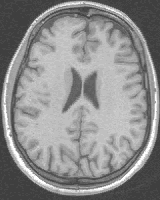
//> input picture Lab9/agy.bmp, 160 x 200 px
$ ./main   (built with g++ and OpenCV 4)
//> lines starting //> are read from the running program, lines starting //| are printed output that depends on the picture; after the words box and inside, x2 and y2 are one past the last pixel; in counts of white or black regions, pixels touching at a corner belong together
#include <opencv2/opencv.hpp>
#include <iostream>
#include <vector>
#include <cmath>
#include <string>

using namespace cv;
using namespace std;

// ---------- Helper: Safe image loading ----------
static Mat loadImage(const string &filename, int flags = IMREAD_GRAYSCALE)
{
//> called with filename = "agy.bmp", flags = 0
    Mat im = imread(filename, flags);
//> im is the input picture: 200 rows x 160 cols, CV_8UC1; min 62, max 255, mean 141.1
    if (!im.empty())
        return im;
    vector<string> prefixes = {"", "kepek/", "../kepek/"};
    for (auto &p : prefixes)
    {
        im = imread(p + filename, flags);
        if (!im.empty())
            return im;
    }
    cerr << "Error: Cannot find " << filename << endl;
    return Mat();
}

// ---------- Helper: show image and wait for SPACE/Q ----------
static bool waitSpaceOrQuit(const string &winname)
{
    while (true)
    {
        int key = waitKey(0);
        if (key == 'q' || key == 'Q') // quit entire program
            exit(0);
        else if (key == ' ') // proceed
            return true;
    }
}

// ---------- Task: Accelerated Fuzzy C-Means (histogram-based) ----------
void taskFCM(const string &filename, int c = 3, float m = 1.5f, int iterations = 20)
{
    // Load grayscale image
    Mat imGray = loadImage(filename, IMREAD_GRAYSCALE);
    if (imGray.empty())
        return;

    const int Ng = 256;
    if (c < 2)
        c = 2;
    if (c > 10)
        c = 10; // safety cap

    const float eps = 1e-8f;
    const float mm = -1.0f / (m - 1.0f);

    // Histogram H[l]
    vector<int> H(Ng, 0);
    for (int y = 0; y < imGray.rows; ++y)
    {
        const uchar *row = imGray.ptr<uchar>(y);
        for (int x = 0; x < imGray.cols; ++x)
            H[row[x]]++;
    }
//> after the loop, H = 256 values, max 4325 at index 191, min 0 at index 0, mean 125

    // allocate arrays
    vector<vector<float>> u(c, vector<float>(Ng, 0.0f)); // partition matrix u[i][l]
    vector<float> v(c, 0.0f);                            // prototypes
    vector<vector<float>> d2(c, vector<float>(Ng, 0.0f));

    // initialize prototypes (as suggested in PDF)
    for (int i = 0; i < c; ++i)
        v[i] = 255.0f * (i + 1.0f) / (2.0f * c); // spaced initial values

    // iterate
    for (int iter = 0; iter < iterations; ++iter)
    {
        // compute d2
        for (int l = 0; l < Ng; ++l)
        {
            for (int i = 0; i < c; ++i)
            {
                float diff = l - v[i];
                d2[i][l] = diff * diff;
            }

            // find smallest d2
            int winner = 0;
            for (int i = 1; i < c; ++i)
                if (d2[i][l] < d2[winner][l])
                    winner = i;

            if (d2[winner][l] < eps) // handle zero-distance
            {
                for (int i = 0; i < c; ++i)
                    u[i][l] = 0.0f;
                u[winner][l] = 1.0f;
            }
            else
            {
                float sum = 0.0f;
                for (int i = 0; i < c; ++i)
                {
                    // d2[i][l] > 0 here
                    u[i][l] = pow(d2[i][l], mm);
                    sum += u[i][l];
                }
                if (sum == 0.0f)
                {
                    // numeric guard: if sum is zero (shouldn't), distribute uniformly
                    for (int i = 0; i < c; ++i)
                        u[i][l] = 1.0f / c;
                }
                else
                {
                    for (int i = 0; i < c; ++i)
                        u[i][l] /= sum;
                }
            }
        } // end l loop

        // update prototypes v[i]
        for (int i = 0; i < c; ++i)
        {
            double sumUp = 0.0;
            double sumDn = 0.0;
            for (int l = 0; l < Ng; ++l)
            {
                double um = pow(u[i][l], m);
                sumUp += H[l] * um * l;
                sumDn += H[l] * um;
            }
            if (sumDn == 0.0)
            {
                // keep previous v[i] if denominator is zero
                // (should be rare unless H is zero everywhere)
            }
            else
            {
                v[i] = static_cast<float>(sumUp / sumDn);
            }
        }
    } // end iterations
//> after the loop, v = [72.52, 147.1, 189.2]

    // Build LUT: assign each gray level to winner's prototype (rounded)
    Mat lut(1, Ng, CV_8U);
    for (int l = 0; l < Ng; ++l)
    {
        int winner = 0;
        for (int i = 1; i < c; ++i)
            if (u[i][l] > u[winner][l])
                winner = i;
        int val = cvRound(v[winner]);
        val = std::min(255, std::max(0, val));
        lut.at<uchar>(0, l) = static_cast<uchar>(val);
    }
//> after the loop, lut = 256 values from 73 to 189

    Mat imSegmented;
    LUT(imGray, lut, imSegmented); // single-channel result with only c intensities
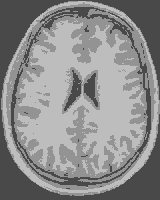
//> imSegmented: 200 rows x 160 cols, CV_8UC1; min 73, max 189, mean 139.9

    // For visualization, convert to BGR
    Mat imGrayBGR, imSegmentedBGR;
    cvtColor(imGray, imGrayBGR, COLOR_GRAY2BGR);
    cvtColor(imSegmented, imSegmentedBGR, COLOR_GRAY2BGR);

    // Create legend text for prototypes
    Mat legend(60, imGrayBGR.cols, CV_8UC3, Scalar(0, 0, 0));
    for (int i = 0; i < c; ++i)
    {
        string txt = format("v[%d]=%.2f", i, v[i]);
        putText(legend, txt, Point(10 + i * 160, 35), FONT_HERSHEY_SIMPLEX, 0.6, Scalar(200, 200, 200), 1);
        // draw a small rectangle colored with corresponding grayscale prototype
        int xrect = 10 + i * 160;
        rectangle(legend, Point(xrect, 8), Point(xrect + 30, 30), Scalar((int)v[i], (int)v[i], (int)v[i]), FILLED);
    }
//> this loop made 3 passes
//> txt on passes 1 to 3: "v[0]=72.52", "v[1]=147.06", "v[2]=189.19"
//> pass 1, in taskFCM, `putText(legend, txt, Point(10 + i * 160, 35), FONT_HERSHEY_SIMPLEX, 0...`:
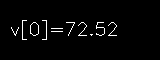
//> legend: 60 rows x 160 cols, CV_8UC3; values 0 (black) and 200 (white), 2.5% white in thin lines or dots, all inside (x1, y1, x2, y2) = (11, 20, 117, 40)
//> after the loop:
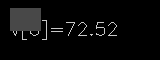
//> legend: 60 rows x 160 cols, CV_8UC3; 7.43% of pixels changed, all inside (x1, y1, x2, y2) = (10, 8, 41, 31)

    // Grid: original | segmented
    Mat topGrid;
    hconcat(imGrayBGR, imSegmentedBGR, topGrid);
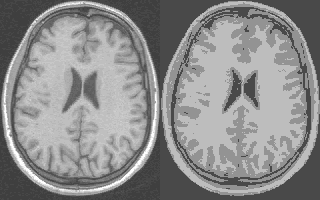
//> topGrid: 200 rows x 320 cols, CV_8UC3; min 62, max 255, mean 140.5
    putText(topGrid, "Original", Point(10, 30), FONT_HERSHEY_SIMPLEX, 0.8, Scalar(255, 255, 255), 2);
    putText(topGrid, "Segmented (FCM, c=" + to_string(c) + ", m=" + to_string(m) + ")", Point(imGrayBGR.cols + 10, 30), FONT_HERSHEY_SIMPLEX, 0.7, Scalar(255, 255, 255), 2);
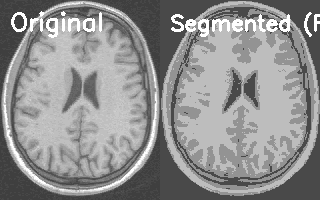
//> topGrid: 200 rows x 320 cols, CV_8UC3; min 62, max 255, mean 144.2

    // We will show membership functions if c <= 3
    Mat memPlot;
    if (c <= 3)
    {
        // Create plot canvas: width = 3*Ng so each l spaced, but nicer is 3*Ng? pdf used 3*l spacing width 768 for Ng=256 -> 768 = 3*256
        int scaleX = 3;
        int plotW = scaleX * Ng;
        int plotH = 400;
        memPlot = Mat(plotH, plotW, CV_8UC3, Scalar(0, 0, 0));

        // colors for up to 3 classes
        Scalar cols[3] = {Scalar(0, 0, 255), Scalar(0, 255, 0), Scalar(255, 0, 0)}; // BGR: red, green, blue
        for (int i = 0; i < c; ++i)
        {
            for (int l = 0; l < Ng; ++l)
            {
                int px = 1 + scaleX * l;
                int py = cvRound(plotH * (1.0f - u[i][l])); // u in [0,1], invert for plotting top=0
                circle(memPlot, Point(px, py), 2, cols[i % 3], FILLED, LINE_AA);
            }
        }
        // axis labels
        putText(memPlot, "Fuzzy membership functions u_i(l)", Point(10, 20), FONT_HERSHEY_SIMPLEX, 0.6, Scalar(200, 200, 200), 1);
        putText(memPlot, "l (intensity 0..255)", Point(plotW - 180, plotH - 10), FONT_HERSHEY_SIMPLEX, 0.5, Scalar(200, 200, 200), 1);
    }
    else
    {
        // if c>3, create small text panel describing that membership plots are not shown
        memPlot = Mat(200, topGrid.cols, CV_8UC3, Scalar(0, 0, 0));
        string msg = "Membership plots not shown for c > 3";
        putText(memPlot, msg, Point(10, 100), FONT_HERSHEY_SIMPLEX, 0.8, Scalar(200, 200, 200), 1);
    }

    // assemble final display: topGrid (side-by-side) then legend then memPlot
    Mat finalImg;
    {
        // make widths compatible for vertical concat: topGrid width = 2*cols, memPlot width maybe different
        int finalW = max(topGrid.cols, memPlot.cols);
//> finalW = 768
        // create canvas tall enough
        int finalH = topGrid.rows + legend.rows + memPlot.rows + 20;
//> finalH = 680
        finalImg = Mat(finalH, finalW, CV_8UC3, Scalar(0, 0, 0));

        // copy topGrid
        topGrid.copyTo(finalImg(Rect(0, 0, topGrid.cols, topGrid.rows)));
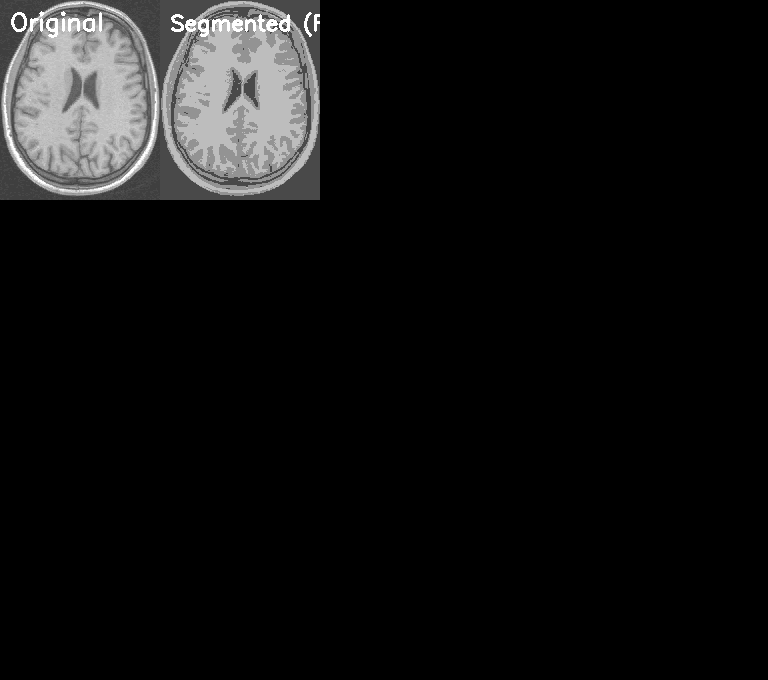
//> finalImg: 680 rows x 768 cols, CV_8UC3; min 0, max 255, mean 17.7
        // copy legend below topGrid
        legend.copyTo(finalImg(Rect(0, topGrid.rows, legend.cols, legend.rows)));
        // copy memPlot below legend (aligned left)
        memPlot.copyTo(finalImg(Rect(0, topGrid.rows + legend.rows + 10, memPlot.cols, memPlot.rows)));
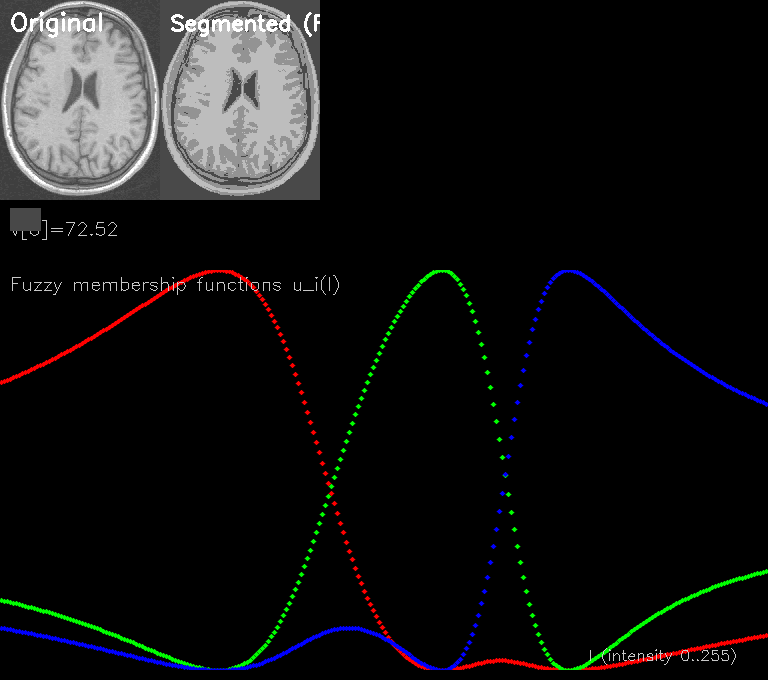
//> finalImg: 680 rows x 768 cols, CV_8UC3; mean B, G, R 19.8, 19.9, 19.7
    }

    // show final
    string winname = "FCM Segmentation (SPACE=next, Q=quit)";
    namedWindow(winname, WINDOW_AUTOSIZE);
    imshow(winname, finalImg);
    waitSpaceOrQuit(winname);
//> the 'q' key is pressed
    destroyWindow(winname);

    // Additionally: show histogram + membership curves overlayed (optional small visualization)
    {
        int histW = 512, histH = 200;
        Mat histImg(histH, histW, CV_8UC3, Scalar(0, 0, 0));
        // compute normalized histogram
        vector<float> histf(Ng, 0.0f);
        int total = imGray.rows * imGray.cols;
        for (int l = 0; l < Ng; ++l)
            histf[l] = (float)H[l] / (float)total;
        // scale hist to height
        float maxh = 0.0f;
        for (int l = 0; l < Ng; ++l)
            if (histf[l] > maxh)
                maxh = histf[l];
        if (maxh <= 0.0f)
            maxh = 1.0f;

        // draw histogram as vertical lines
        for (int l = 0; l < Ng; ++l)
        {
            int x = cvRound((l / 255.0f) * (histW - 1));
            int h = cvRound((histf[l] / maxh) * (histH - 20));
            line(histImg, Point(x, histH - 1), Point(x, histH - 1 - h), Scalar(120, 120, 120));
        }

        // overlay membership functions (scaled into histogram area)
        Scalar cols2[3] = {Scalar(0, 0, 255), Scalar(0, 255, 0), Scalar(255, 0, 0)};
        for (int i = 0; i < min(c, 3); ++i)
        {
            Point prev(-1, -1);
            for (int l = 0; l < Ng; ++l)
            {
                int x = cvRound((l / 255.0f) * (histW - 1));
                int y = cvRound((1.0f - u[i][l]) * (histH - 1));
                if (prev.x >= 0)
                    line(histImg, prev, Point(x, y), cols2[i], 1, LINE_AA);
                prev = Point(x, y);
            }
        }
        namedWindow("Histogram + memberships (SPACE=next, Q=quit)", WINDOW_AUTOSIZE);
        imshow("Histogram + memberships (SPACE=next, Q=quit)", histImg);
        waitSpaceOrQuit("Histogram + memberships (SPACE=next, Q=quit)");
        destroyWindow("Histogram + memberships (SPACE=next, Q=quit)");
    }

    // finally show just the segmented image larger and wait
    {
        namedWindow("Segmented result (SPACE=next, Q=quit)", WINDOW_AUTOSIZE);
        imshow("Segmented result (SPACE=next, Q=quit)", imSegmentedBGR);
        waitSpaceOrQuit("Segmented result (SPACE=next, Q=quit)");
        destroyWindow("Segmented result (SPACE=next, Q=quit)");
    }
}

// ---------- Main ----------
int main(int argc, char **argv)
{
    string fname = "agy.bmp";
    int c = 3;
    float m = 2.0f;
    int iter = 20;

    // allow CLI: program [image] [c] [m] [iterations]
    if (argc >= 2)
        fname = argv[1];
    if (argc >= 3)
        c = atoi(argv[2]);
    if (argc >= 4)
        m = (float)atof(argv[3]);
    if (argc >= 5)
        iter = atoi(argv[4]);

    cout << "FCM segmentation\n";
    cout << "Image: " << fname << "\nClasses c=" << c << " m=" << m << " iterations=" << iter << "\n";
    cout << "Controls: SPACE = next, Q = quit\n";

    taskFCM(fname, c, m, iter);
//> (the program exits here)

$ run again, with Lab9/forest.png saved as Lab9/agy.bmp
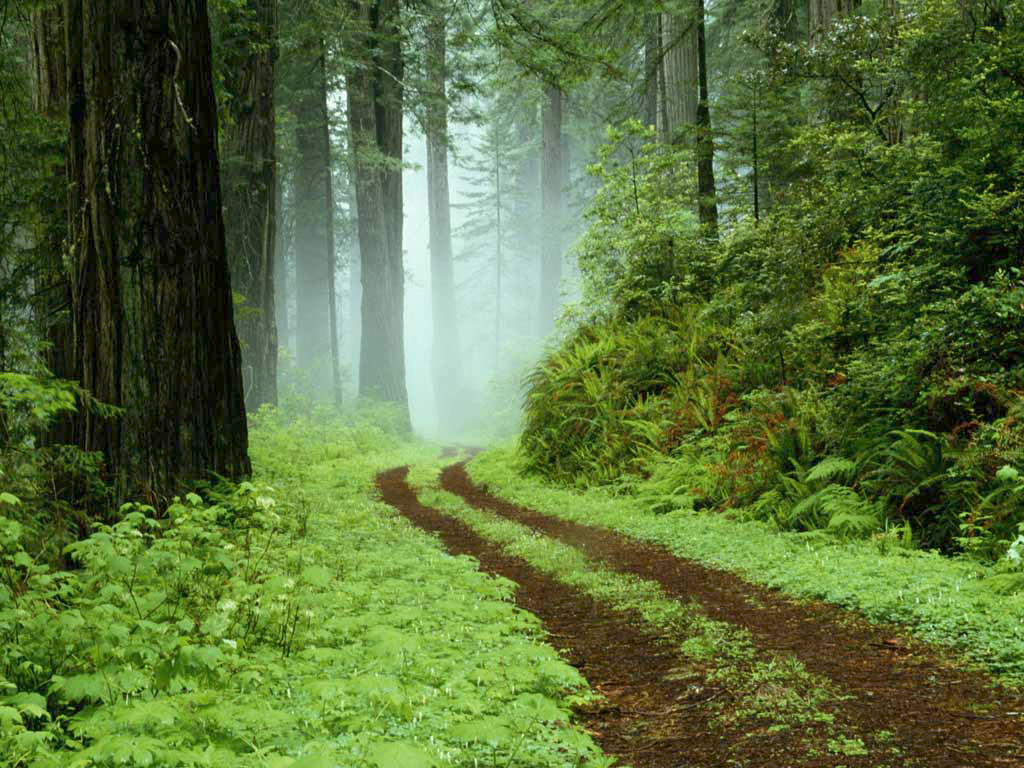
//> input picture Lab9/forest.png, 1024 x 768 px
//> after the loop in taskFCM, `for (int y = 0; y < imGray.rows; ++y)`: H = 256 values, max 6164 at index 63, min 0 at index 252, mean 3072
//> after the loop in taskFCM, `for (int iter = 0; iter < iterations; ++iter)`: v = [40.45, 98.29, 168.4]
//> after the loop in taskFCM, `for (int l = 0; l < Ng; ++l)`: lut = 256 values from 40 to 168
//> the loop in taskFCM, `for (int i = 0; i < c; ++i)` made 3 passes
//> txt on passes 1 to 3: "v[0]=40.45", "v[1]=98.29", "v[2]=168.44"
//> pass 1, in taskFCM, `putText(legend, txt, Point(10 + i * 160, 35), FONT_HERSHEY_SIMPLEX, 0...`:
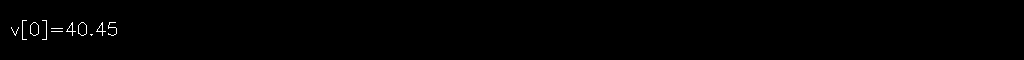
//> legend: 60 rows x 1024 cols, CV_8UC3; values 0 (black) and 200 (white), 0.43% white in thin lines or dots, all inside (x1, y1, x2, y2) = (11, 20, 117, 40)
//> in taskFCM, `memPlot.copyTo(finalImg(Rect(0, topGrid.rows + legend.rows + 10, memPl..`:
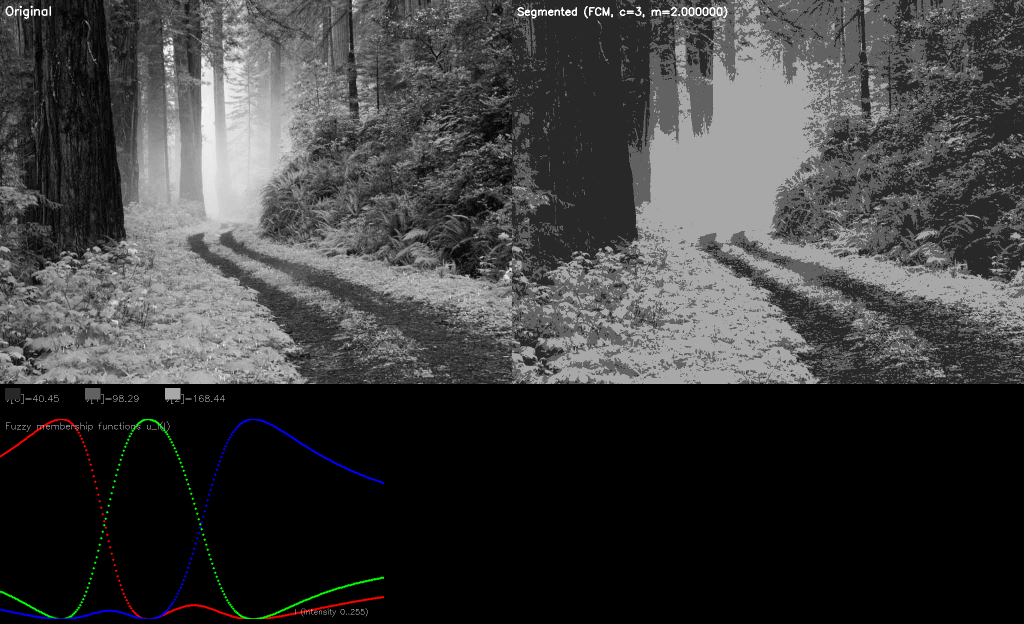
//> finalImg: 1248 rows x 2048 cols, CV_8UC3 (shown at 1/2 size); mean B, G, R 61.1, 61.1, 61
